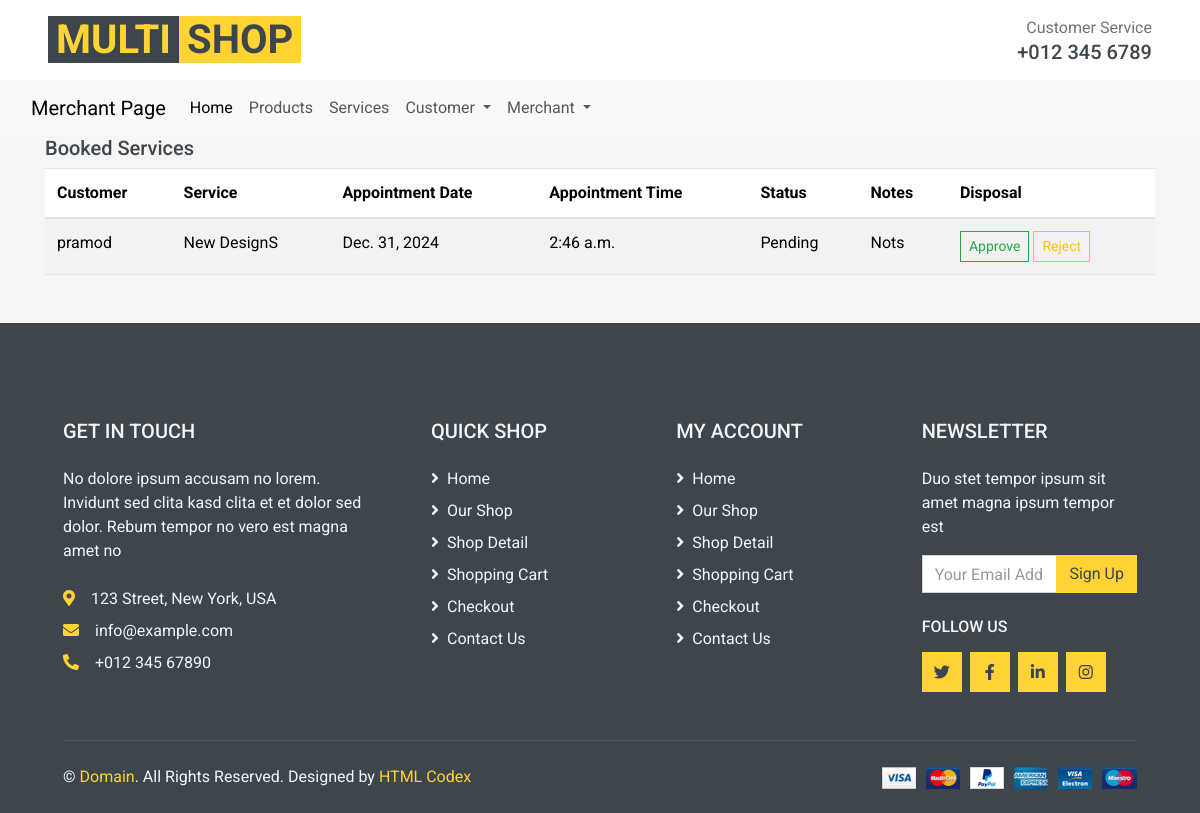
Page /Product/booked_services_merchant (signed in) on the earlier database version.
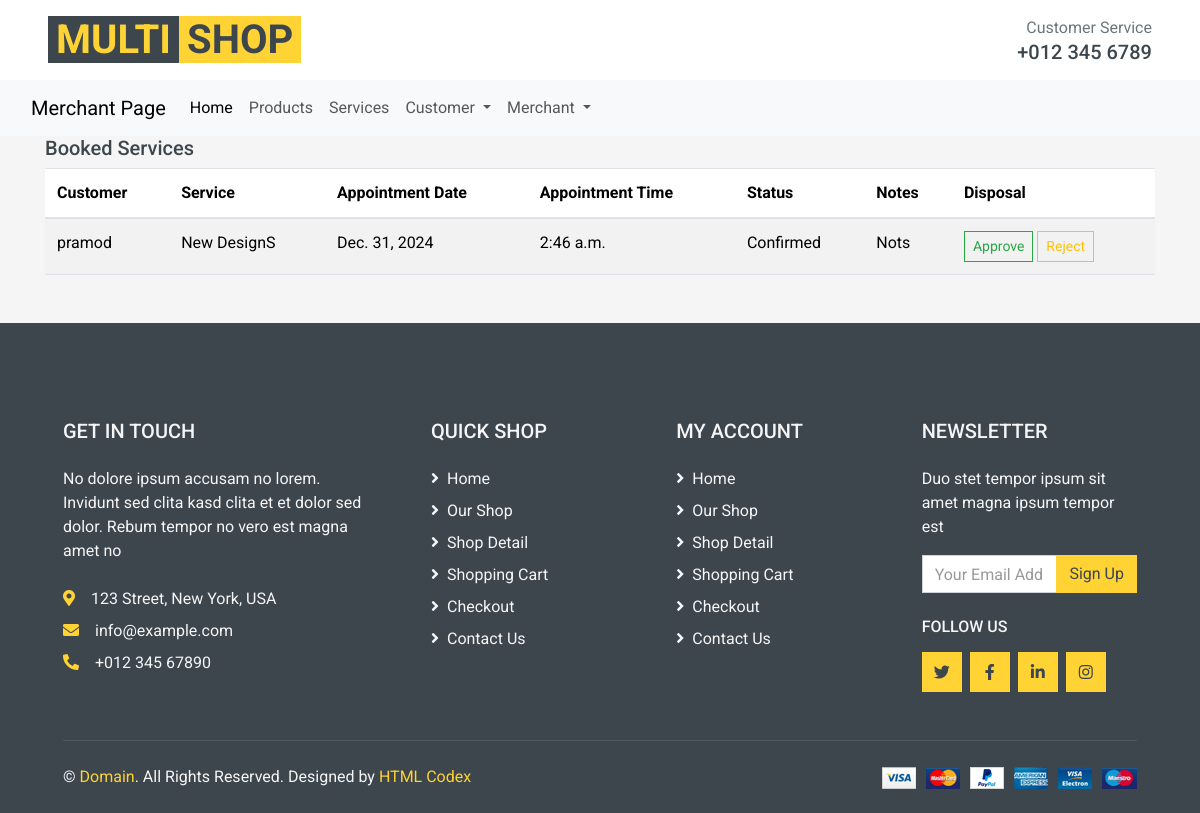
Same page on the later database version.
### Product/models.py (models this page shows, shortened)
class ServiceBooking(models.Model):
    customer = models.ForeignKey(User, on_delete=models.CASCADE, related_name="bookings")
    service = models.ForeignKey(Service, on_delete=models.CASCADE, related_name="bookings")
    appointment_date = models.DateField()
    appointment_time = models.TimeField()
    status_choices = [
        ('Pending', 'Pending'),
        ('Confirmed', 'Confirmed'),
        ('Cancelled', 'Cancelled'),
    ]
    status = models.CharField(max_length=20, choices=status_choices, default='Pending')
    notes = models.TextField(blank=True, null=True)
    disposal = models.BooleanField(default=False)

class Service(models.Model):
    user = models.ForeignKey(User, on_delete=models.CASCADE, related_name="Services_name")
    category = models.ForeignKey(ServiceCategory, on_delete=models.CASCADE, related_name="services")
    name = models.CharField(max_length=150)
    description = models.TextField()
    price = models.DecimalField(max_digits=10, decimal_places=2)
    duration = models.PositiveIntegerField( help_text="Duration in minutes", blank=True, null=True)
    image = models.ImageField(upload_to="service_images/", blank=True, null=True)

### Product/views.py (the view)
# urls.py: path("booked_services_merchant",views.booked_services_merchant,name="booked_services_merchant"),
def booked_services_merchant(request):
    bookings = ServiceBooking.objects.filter(service__user = request.user)
    return render(request,"merchant/bookedservices.html",{"bookings":bookings})

### templates/merchant/bookedservices.html
{% extends "merchantindex.html" %}
{% block content %}
<div class="container">
    <h5>Booked Services</h5>
    <table class="table table-striped">
        <thead>
            <tr>
                <th>Customer</th>
                <th>Service</th>
                <th>Appointment Date</th>
                <th>Appointment Time</th>
                <th>Status</th>
                <th>Notes</th>
                <th>Disposal</th>
            </tr>
        </thead>
        <tbody>
            {% for booking in bookings %}
            <tr>
                <td>{{ booking.customer.username }}</td>
                <td>{{ booking.service.name }}</td>
                <td>{{ booking.appointment_date }}</td>
                <td>{{ booking.appointment_time }}</td>
                <td>{{ booking.status }}</td>
                <td>{{ booking.notes }}</td>
                <td>
                    <a href="{%url 'approve_status' booking.id%}" class="btn btn-sm btn-outline-success">Approve</a>
                    <a href="{%url 'reject_status' booking.id %}" class="btn btn-sm btn-outline-warning">Reject</a>
                </td>
            </tr>
            {% endfor %}
        </tbody>
    </table>
</div>
{% endblock %}

Differences in the rows shown:
changed ServiceBooking "Nots": status "Pending" → "Confirmed"
